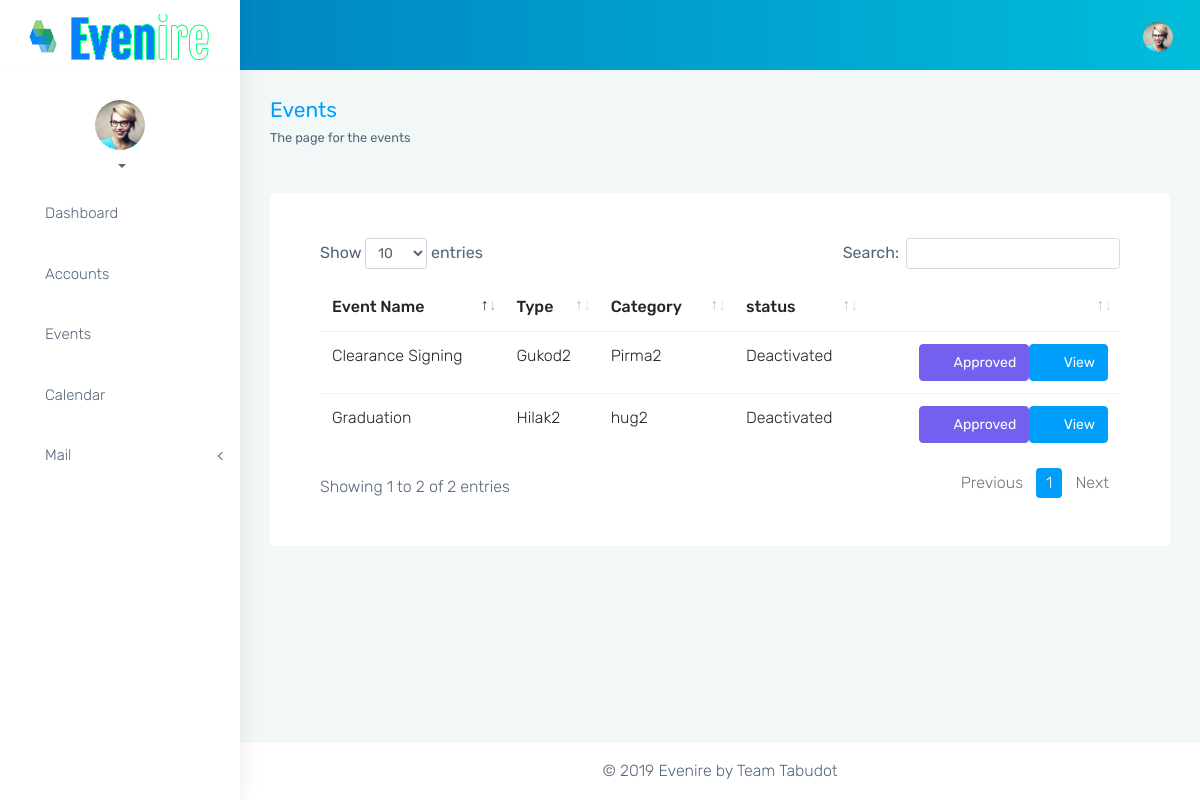
Screenshot of /index.php/events with the database file from the repository.
### tables this page shows
CREATE TABLE `events` (
  `event_id` int(11) NOT NULL,
  `event_title` varchar(45) DEFAULT NULL,
  `event_type` varchar(45) DEFAULT NULL,
  `event_category` varchar(45) DEFAULT NULL,
  `accounts_account_id` int(11) NOT NULL,
  `status` int(11) NOT NULL
);

### application/controllers/Events.php (called while the page is built, shortened)
<?php
class Events extends MY_Controller {
	public function index() {
		$this->load->helper('date');
		$data['events'] = $this->event_model->get();
		for($iii = 0; $iii < sizeof($data['events']); $iii++) {
			$event_info = $this->event_info_model->get_event($data['events'][$iii]['event_id']);
			$data['events'][$iii]['info'] = $event_info;
			if($event_info != NULL) {
				$data['events'][$iii]['account'] = $this->account_model->get($event_info->event_accounts_account_id);
			} else {
				$data['events'][$iii]['account'] = NULL;
			}
		}
        $data['content'] = 'events/index';
        $data['stylesheets'] = 'events/index_stylesheets';
        $data['scripts'] = 'events/index_scripts';
        $data['title'] = 'Events';
        $data['sub_title'] = 'The page for the events';
        $this->load->view($this->layout, $data);
	}
}

### index.php (called while the page is built, shortened)
<?php
require_once BASEPATH.'core/CodeIgniter.php';

### application/models/Event_model.php (called while the page is built, shortened)
<?php
class Event_model extends CI_Model {
	public function get($id=NULL) {
		if($id==NULL) {
			$query = $this->db->get('events');
			return $query->result_array();
		}
		$query = $this->db->get_where('events', array('id' => $id));
		return $query->row();
	}
}

### application/views/events/index.php (the view, shortened to what this page needs)
<br>
<div class="row">
	<div class="col-md-12">
		<div class="card">
			<div class="card-body">
				<div class="table-responsive">
					<table id="approved_table" class="table">
						<thead>
							<tr>
								<th>Event Name</th>
								<th>Type</th>
								<th>Category</th>
								<th>status</th>
								<th></th>
							</tr>
						</thead>
						<tbody>
							<?php foreach($events as $event): ?>
							<tr>
								<td><?= $event['event_title']; ?></td>
								<td><?= $event['event_type']; ?></td>
								<td><?= $event['event_category']; ?></td>
								<?php if($event['status']==0){?>
									<td>Deactivated</td>
								<?php } if($event['status']==1){?>
									<td>Activated</td>
								<?php } if($event['status']==2){?>
									<td>Approved</td>
								<?php }?>
								<td>
									<button type="btn" class="btn btn-info btn-fill pull-right" data-toggle="modal" data-target="#modal-<?= $event['event_id']; ?>"><span><i class="fa fa-info-circle fa-lg"></i></span>&nbsp;&nbsp;View</button>
									<?php if($event['status']==0){?>
										<a href="<?= base_url() . "events/approve/".$event['event_id'] ?>">
											<button type="submit" class="btn btn-primary btn-fill pull-right"><span><i class="fa fa-info-circle fa-lg"></i></span>&nbsp;&nbsp;Approved</button>
										</a>
									<?php } elseif($event['status']==1){?>
										<a href="<?= base_url() . "events/deactivate/".$event['event_id'] ?>">
											<button type="submit" class="btn btn-danger btn-fill pull-right"><span><i class="fa fa-info-circle fa-lg"></i></span>&nbsp;&nbsp;Deavtivate</button>
										</a>
									<?php } elseif($event['status']==2){?>
										<a href="<?= base_url() . "events/activate/".$event['event_id'] ?>">
											<button type="submit" class="btn btn-success btn-fill pull-right"><span><i class="fa fa-info-circle fa-lg"></i></span>&nbsp;&nbsp;Activate</button>
										</a>
									<?php }?>
								</td>
							</tr>
							<?php endforeach; ?>
						</tbody>
					</table>
				</div>
			</div>
		</div>
	</div>
</div>

### application/views/layouts/master.php (shortened to what this page needs)
<!DOCTYPE html>
<html lang="en">
<head>
    <link href="<?= base_url() ?>assets/vendor/bootstrap/css/bootstrap.min.css" rel="stylesheet">
    <link href="<?= base_url() ?>assets/css/style.css" rel="stylesheet">
    <link href="<?= base_url() ?>assets/css/colors/blue.css" id="theme" rel="stylesheet">
    <?php isset($stylesheets) ? $this->load->view($stylesheets) : NULL ?>
</head>
<body class="fix-header fix-sidebar card-no-border">
  <div id="main-wrapper">
    <header class="topbar">
      <nav class="navbar top-navbar navbar-expand-md navbar-light">
        <div class="navbar-header">
          <a class="navbar-brand" href="index.html">
            <b>
              <img src="<?= base_url() ?>assets/images/logo-icon2.png" alt="homepage" class="dark-logo" />
            </b>
            <span>
            <img src="<?= base_url() ?>assets/images/logo-text2.png" alt="homepage" class="dark-logo" />
          </a>
        </div>
        <div class="navbar-collapse">
          <ul class="navbar-nav mr-auto mt-md-0 ">
            <li class="nav-item"> <a class="nav-link nav-toggler hidden-md-up text-muted waves-effect waves-dark" href="javascript:void(0)"><i class="ti-menu"></i></a> </li>
            <li class="nav-item"> <a class="nav-link sidebartoggler hidden-sm-down text-muted waves-effect waves-dark" href="javascript:void(0)"><i class="icon-arrow-left-circle ti-menu"></i></a> </li>
          </ul>
          <ul class="navbar-nav my-lg-0">
            <li class="nav-item dropdown">
              <a class="nav-link dropdown-toggle text-muted waves-effect waves-dark" href="" data-toggle="dropdown" aria-haspopup="true" aria-expanded="false"><img src="<?= base_url() ?>assets/images/users/1.jpg" alt="user" class="profile-pic"></a>
            </li>
          </ul>
        </div>
      </nav>
    </header>
    <?php $this->load->view('layouts/sidebar') ?>
    <div class="page-wrapper">
      <div class="container-fluid">
        <div class="row page-titles">
          <div class="col-md-6 col-8 align-self-center">
            <h3 class="text-themecolor m-b-0 m-t-0"><?= isset($title) ? $title : NULL ?></h3>
            <small><?= isset($sub_title) ? $sub_title : NULL ?></small>
          </div>
        </div>
        <?php $this->load->view($content) ?>
      </div>
      <footer class="footer text-center">
        © 2019 Evenire by Team Tabudot
      </footer>
    </div>
  </div>
</body>
</html>

### application/views/events/index_stylesheets.php
<link href="<?= base_url() ?>assets/vendor/datatables.net-bs4/css/dataTables.bootstrap4.css" rel="stylesheet">

### application/views/layouts/sidebar.php (shortened to what this page needs)
<aside class="left-sidebar">
    <div class="scroll-sidebar">
        <div class="user-profile">
            <div class="profile-img"> <img src="<?= base_url() ?>assets/images/users/1.jpg" alt="user" /> </div>
            <div class="profile-text">
                <a href="#" class="dropdown-toggle link u-dropdown" data-toggle="dropdown" role="button" aria-haspopup="true" aria-expanded="true"> <span class="#"></span></a>
            </div>
        </div>
        <nav class="sidebar-nav">
            <ul id="sidebarnav">
                <li>
                    <a href="<?= base_url() . 'dashboard' ?>"><i class="mdi mdi-view-dashboard"></i><span class="hide-menu">Dashboard </span></a>
                </li>
                <li>
                    <a class="#" href="<?= base_url() . 'accounts/' ?>" aria-expanded="false"><i class="mdi mdi-account-circle"></i><span class="hide-menu">Accounts </span></a>
                </li>
                <li>
                    <a class="#" href="<?= base_url() . 'events/' ?>" aria-expanded="false"><i class="mdi mdi-table"></i><span class="hide-menu">Events </span></a>
                </li>
                <li>
                    <a href="<?= base_url() . 'calendar' ?>"><i class="mdi mdi-calendar-text"></i><span class="hide-menu">Calendar </span></a>
                </li>
                <li>
                    <a class="has-arrow" href="#" aria-expanded="false"><i class="mdi mdi-email"></i><span class="hide-menu">Mail </span></a>
                </li>
            </ul>
        </nav>
    </div>
</aside>

### assets/css/colors/blue.css (style rules this page uses)
.topbar { background: #009efb; background: -moz-linear-gradient(left, #0178bc 0%, #00bdda 100%); background: -webkit-linear-gradient(left, #0178bc 0%, #00bdda 100%); background: linear-gradient(to right, #0178bc 0%, #00bdda 100%); }
.topbar .navbar-header { background: #ffffff; box-shadow: 4px -4px 10px rgba(0, 0, 0, 0.05); }
.topbar .navbar-light .navbar-nav .nav-item > a.nav-link { color: rgba(255, 255, 255, 0.8) !important; }
.text-themecolor { color: #009efb !important; }
.sidebar-nav { background: #fff; }
.sidebar-nav ul li a { color: #54667a; }
.sidebar-nav > ul > li > a { border-left: 3px solid #fff; }
.sidebar-nav > ul > li > a i { color: #a6b7bf; }

### rows the page displays
events: event_title "Graduation", event_type "Hilak2", event_category "hug2", status "Deactivated"
events: event_title "Clearance Signing", event_type "Gukod2", event_category "Pirma2", status "Deactivated"

### other values shown
$title "Events"
$sub_title "The page for the events"
